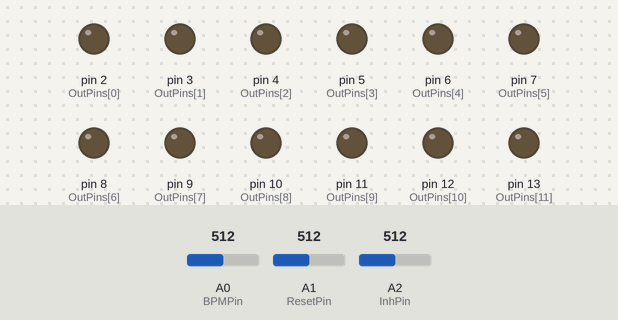
Simulated run of this sketch. Board: Arduino Uno, built with avr-gcc and run on an emulated ATmega328P. On the bench: output pins drawn as LEDs (lit = HIGH). Inputs (shaded band) come from the test bench; at power-on: A2 (InhPin) = 512, A0 (BPMPin) = 512, A1 (ResetPin) = 512.

Above: at 1.2 s.
1.3 s: A2 (InhPin) set to 214
2.8 s: A2 (InhPin) set to 185
At 3.3 s:
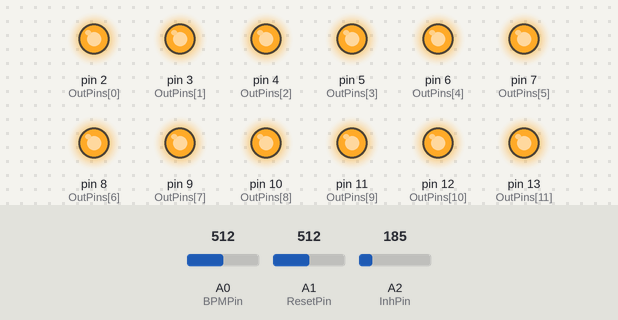
Timing chart, 0 to 5.8 s (numbered marks = the images above; inputs shaded):
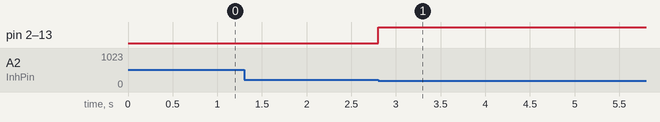

Measured:
- the behaviour switches between 201 and 200 on A2 (InhPin) (found by bisection; images 0 and 1)
- after the input at 1.3 s, every drawn part: stays the same
- after the input at 2.8 s, pin 2 (OutPins[0]), pin 3 (OutPins[1]), pin 4 (OutPins[2]), pin 5 (OutPins[3]), pin 6 (OutPins[4]), pin 7 (OutPins[5]), pin 8 (OutPins[6]), pin 9 (OutPins[7]), pin 10 (OutPins[8]), pin 11 (OutPins[9]), pin 12 (OutPins[10]), pin 13 (OutPins[11]): LOW → HIGH at once

The sketch:

clock.ino
```cpp
/* output pins : line number = pin number
16x whole note
4x whole note
whole note
half note
quarter note
eighth note
sixteenth note
thirty second note
half note triplets
quarter note triplets
eighth note triplets
sixteenth note triplets
*/
const int OutPins[12] = {2, 3, 4, 5, 6, 7, 8, 9, 10, 11, 12, 13};

//input pins
const int BPMPin = A0;
const int ResetPin = A1;                                            //low = don't reset, high = reset
const int InhPin = A2;                                              //Low = run, high = stop

int i = 0;
int BPM = 120;
unsigned long MSPerBeat = 0;
unsigned long CurrentTime = 0;
unsigned long PrevTime[12] = {0, 0, 0, 0, 0, 0, 0, 0, 0, 0, 0, 0};
unsigned long DelayTime[12] = {0, 0, 0, 0, 0, 0, 0, 0, 0, 0, 0, 0};
bool ClockState[12] = {LOW, LOW, LOW, LOW, LOW, LOW, LOW, LOW, LOW, LOW, LOW, LOW};
bool PrevClockState[12] = {HIGH, HIGH, HIGH, HIGH, HIGH, HIGH, HIGH, HIGH, HIGH, HIGH, HIGH, HIGH};
int Inh = 0;
int PrevInh = 1023;

void setup() {
  for (i = 0; i < 12; i++) {
    pinMode(OutPins[i], OUTPUT);
  }
}

void loop() {
  CurrentTime = millis();                                           //check the time
  InhCheck();                                                       //check inhibit pin
  if (Inh <= 200 && PrevInh <= 200) {                               //if inhibit pin is low and has been low
    ClockRateCheck();                                               //be a clock divider
    ResetCheck();
    ClockOut();
  }
}

void InhCheck() {
  Inh = analogRead(InhPin);                                         //read inhibit pin
  if (Inh <= 200 && PrevInh > 200) {                                //if inhibit pin just went low
    for (i = 0; i < 12; i++) {                                      //for each channel
      ClockState[i] = HIGH;                                         //internal state is now high
      PrevClockState[i] = HIGH;                                     //think internal state has been high so you don't mess up later
      digitalWrite(OutPins[i], HIGH);                               //set channel high
      PrevTime[i] = CurrentTime;                                    //restart delay timer
    }
  }
  PrevInh = Inh;                                                    //remember inhibit state for future
}

void ClockRateCheck() {
  BPM = map(analogRead(BPMPin), 0, 1023, 40, 240);                  //read bpm pin and change millivolts to bpm
  MSPerBeat = 30000 / BPM;                                         //change bpm to milliseconds per quarter note
  DelayTime[0] = MSPerBeat * 64 ;                                   //calculate delay time for each note length
  DelayTime[1] = MSPerBeat * 16 ;
  DelayTime[2] = MSPerBeat * 4 ;
  DelayTime[3] = MSPerBeat * 2 ;
  DelayTime[4] = MSPerBeat ;
  DelayTime[5] = MSPerBeat / 2 ;
  DelayTime[6] = MSPerBeat / 4 ;
  DelayTime[7] = MSPerBeat / 8 ;
  DelayTime[8] = MSPerBeat * 4 / 3 ;
  DelayTime[9] = MSPerBeat * 2 / 3 ;
  DelayTime[10] = MSPerBeat / 3 ;
  DelayTime[11] = MSPerBeat / 6 ;
}

void ResetCheck() {
  if (analogRead(ResetPin) >= 200) {                                //if reset pin is high
    for (i = 0; i < 12; i++) {                                      //for each channel
      PrevTime[i] = CurrentTime;                                    //restart delay timer
      ClockState[i] = HIGH;                                         //internal state is now high
      PrevClockState[i] = HIGH;                                     //think internal state has been high so you don't mess up later
      digitalWrite(OutPins[i], HIGH);                               //turn on that channel
    }
  }
}

void ClockOut() {
  for (i = 0; i < 12; i++) {                                        //for each channel
    if (CurrentTime - PrevTime[i] >= DelayTime[i]) {                //if enough time has passed
      PrevTime[i] = CurrentTime;                                    //restart delay timer
      PrevClockState[i] = ClockState[i];                            //remember internal state for future
      ClockState[i] = !ClockState[i];                               //flip current internal state
    }
    if (ClockState[i] == HIGH && PrevClockState[i] == LOW) {        //if internal state just went high
      digitalWrite(OutPins[i], HIGH);                               //turn on that channel
    }
    if (ClockState[i] == LOW && PrevClockState[i] == HIGH) {        //if internal state just went low
      digitalWrite(OutPins[i], LOW);                                //turn off that channel
    }
  }
}
```
